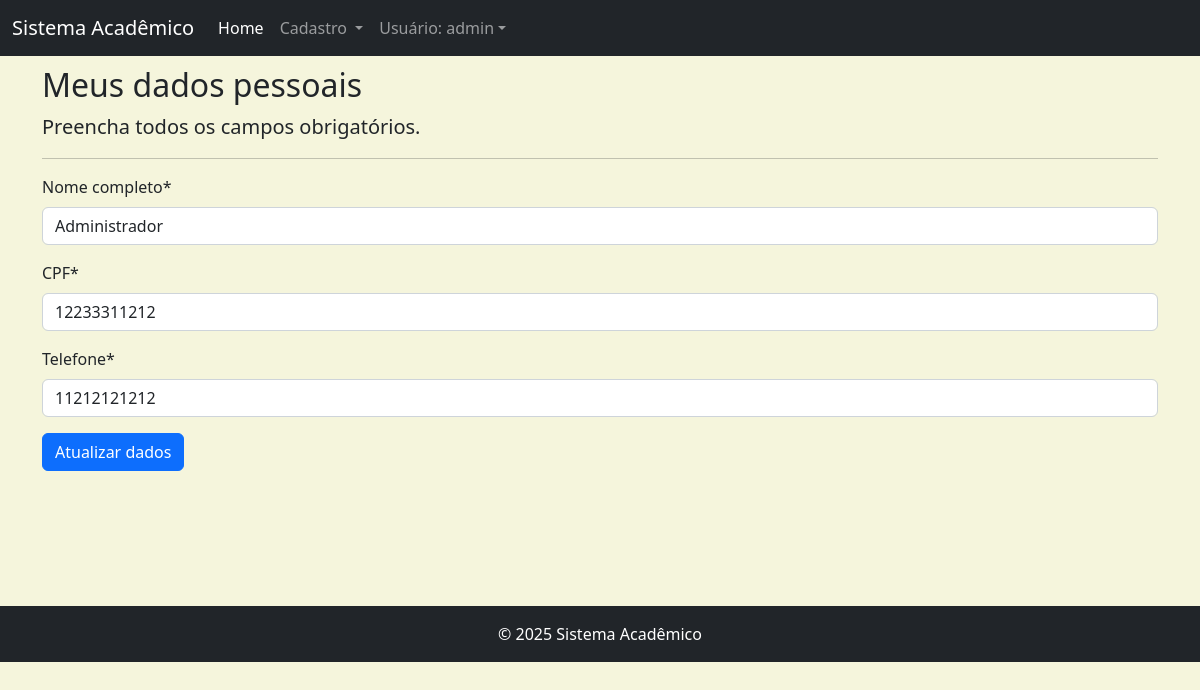
Screenshot of /atualizar-dados/ (signed in) with the database file from the repository.
### usuarios/models.py (models this page shows)
class Perfil(models.Model):
    nome_completo = models.CharField(max_length=80,
                                    null=True,
                                    verbose_name='Nome completo')
    cpf = models.CharField(max_length=11, null=True,
                                    verbose_name="CPF")
    telefone = models.CharField(max_length=11, null=True)
    usuario = models.OneToOneField(User, on_delete=models.CASCADE)

### usuarios/views.py (the view)
class PerfilUpdate(UpdateView):
    template_name = 'cadastros/form.html'
    model = Perfil
    fields = ["nome_completo", "cpf", "telefone"]
    success_url = reverse_lazy('inicio')
    def get_object(self, queryset=None):
        self.object = get_object_or_404(Perfil, usuario=self.request.user)
        return self.object
    def get_context_data(self, *args, **kwargs):
        context = super().get_context_data(*args,**kwargs)
        context['titulo'] = 'Meus dados pessoais'
        context['botao'] = 'Atualizar dados'
        return context

### cadastros/templates/cadastros/form.html (shortened to what this page needs)
{% extends 'paginas/base.html' %}
{% load static %}
{% load crispy_forms_tags %}
{% block conteudo %}
<h2>{{ titulo }}</h2>
<p class="lead">
    Preencha todos os campos obrigatórios.
</p>
<hr>
<form action="" method="POST">
    {{ form|crispy }}
    <button type="submit" class="btn btn-primary">
        {{ botao }}
    </button>
</form>
{% endblock %}

### paginas/templates/paginas/base.html (shortened to what this page needs)
{% load static %}
<!DOCTYPE html>
<html lang="pt-br">
<head>
    <link rel="stylesheet" href="https://cdn.jsdelivr.net/npm/bootstrap@5.2.3/dist/css/bootstrap.min.css">
    <link rel="stylesheet" href="{% static 'css/style.css' %}">
</head>
<body>
    <nav class="navbar navbar-expand-lg navbar-dark bg-dark">
        <div class="container-fluid">
            <a class="navbar-brand" href="#">Sistema Acadêmico</a>
            <div class="collapse navbar-collapse" id="navbarNav">
                <ul class="navbar-nav">
                    <li class="nav-item">
                        <a class="nav-link active" aria-current="page" href="{% url 'inicio' %}">Home</a>
                    </li>
                    {% if request.user.is_authenticated %}
                    <li class="nav-item dropdown" id="dropdownCadastro">
                        <a class="nav-link dropdown-toggle" role="button"
                        data-bs-toggle="dropdown" aria-expanded="false" href="#">
                            Cadastro
                        </a>
                    </li>
                    {% endif %}
                    {% if request.user.is_authenticated %}
                    <li class="nav-item dropdown" id="dropdownLogin">
                        <a class="nav-link dropdown-toggle" role="button" data-bs-toggle="dropdown" aria-expanded="false" href="#">Usuário: {{ user }}</a>
                    </li>
                    {% endif %}
                </ul>
            </div>
        </div>
    </nav>
    <div class="container">
        {% block conteudo %}{% endblock %}
    </div>
    <footer class="footer mt-auto py-3 bg-dark">
        <div class="rodape">
            {% block rodape %}
            <span class="text-bg-dark">© 2025 Sistema Acadêmico</span>
            {% endblock %}
        </div>
    </footer>
</body>
</html>

### static/css/style.css (style rules this page uses)
body { background-color: beige; }
.container { min-height: 550px; padding-top: 10px; }
.rodape { text-align: center; }

### rows the page displays
Perfil: nome_completo "Administrador", cpf "12233311212", telefone "11212121212"

### other values shown
{{ user }} "admin"
{{ titulo }} "Meus dados pessoais"
{{ botao }} "Atualizar dados"
